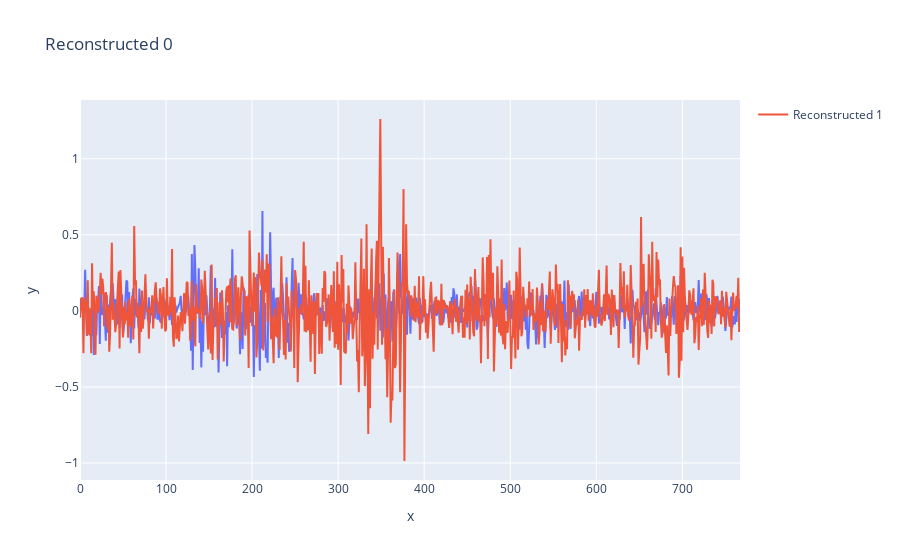

Notebook source saved alongside this figure:
### Code cell
idx = 0
x = original_z[idx, :].unsqueeze(0)
y = sae_errors[idx, :].unsqueeze(0)
sae_pred = original_z - sae_errors
recon_0, loss = gated_sae(x, y)


idx = 1
x = original_z[idx, :].unsqueeze(0)
y = sae_errors[idx, :].unsqueeze(0)
sae_pred = original_z - sae_errors
recon_1, loss = gated_sae(x, y)
recon_1 += 0.0

# Plot recon_0 and recon_1
fig = px.line(x=range(0, 768), y=recon_0.squeeze().detach().numpy(), title='Reconstructed 0')
fig.add_scatter(y=recon_1.squeeze().detach().numpy(), mode='lines', name='Reconstructed 1')
fig.show()

### Figure 1 — Plotly figure (JSON) as saved in the notebook; plotly's stock layout.template omitted (floating-point values rounded to 4 significant figures; data arrays with more than 128 entries replaced by an {"elided": "..."} marker saying what was removed)
{"data": [{"hovertemplate": "x=%{x}<br>y=%{y}<extra></extra>", "legendgroup": "", "line": {"color": "#636efa", "dash": "solid"}, "marker": {"symbol": "circle"}, "mode": "lines", "name": "", "orientation": "v", "showlegend": false, "type": "scatter", "x": {"elided": "768 int values"}, "xaxis": "x", "y": {"elided": "768 float values"}, "yaxis": "y"}, {"mode": "lines", "name": "Reconstructed 1", "type": "scatter", "y": {"elided": "768 float values"}}], "layout": {"legend": {"tracegroupgap": 0}, "title": {"text": "Reconstructed 0"}, "xaxis": {"anchor": "y", "domain": [0, 1], "title": {"text": "x"}}, "yaxis": {"anchor": "x", "domain": [0, 1], "title": {"text": "y"}}}}
